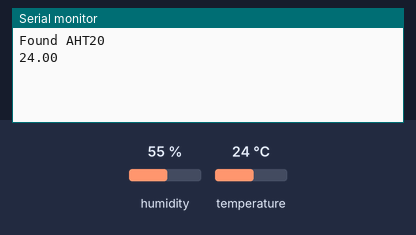
Recording of a program running on a simulated Arduino MKR. Parts: the last lines printed to the serial monitor. The inputs (shaded band) are chosen by the test bench; at power-on: temperature 24 °C, humidity 55 %.

Above: at 4.2 s.
4.3 s: temperature set to 12 °C
At 9.1 s:
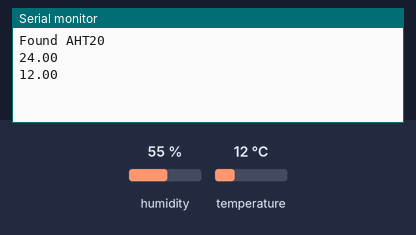
10.0 s: temperature set to 19 °C
At 14.6 s:
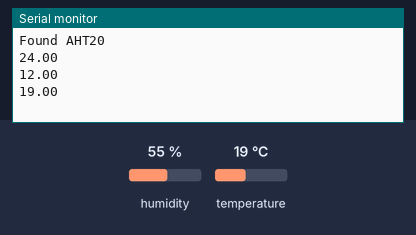
Timing chart, 0 to 16.1 s (numbered marks = the images above; inputs shaded):
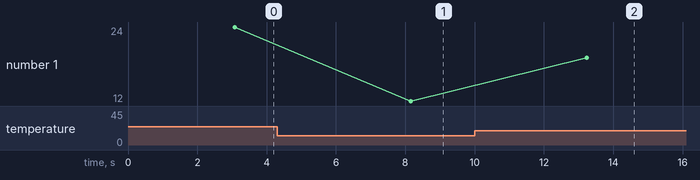

Measured:
- after the input at 4.3 s, the serial monitor: prints a new line after 3.9 s (image 1)
- after the input at 10.0 s, the serial monitor: prints a new line after 3.2 s (image 2)
- plotted number 1: 24 → 12 after the input at 4.3 s, 12 → 19 after the input at 10.0 s

The program:

main.cpp
```cpp
/*
  Titre      : AHT20
  Auteur     : Anis Aliouachene
  Date       : 08/09/2022
  Description: Tester AHT20 et capter la temperature et humidity
  Version    : 0.0.1
*/

#include <SPI.h>
#include <Wire.h>
#include <Adafruit_GFX.h>
#include <Adafruit_SH110X.h>
#include <Adafruit_AHTX0.h>
#include <Fonts/FreeSans9pt7b.h>


Adafruit_AHTX0 aht;

void setup() {

  Serial.begin(9600);

  // Show image buffer on the display hardware.
  // Since the buffer is intialized with an Adafruit splashscreen
  // internally, this will display the splashscreen.

  delay(3000);


  if (aht.begin()) {
    Serial.println("Found AHT20");
  } else {
    Serial.println("Didn't find AHT20");
  }


}

void loop() {
  sensors_event_t humidity, temp;

  aht.getEvent(&humidity, &temp);// populate temp and humidity objects with fresh data

  Serial.println(temp.temperature);

  delay(5000);
}
```
